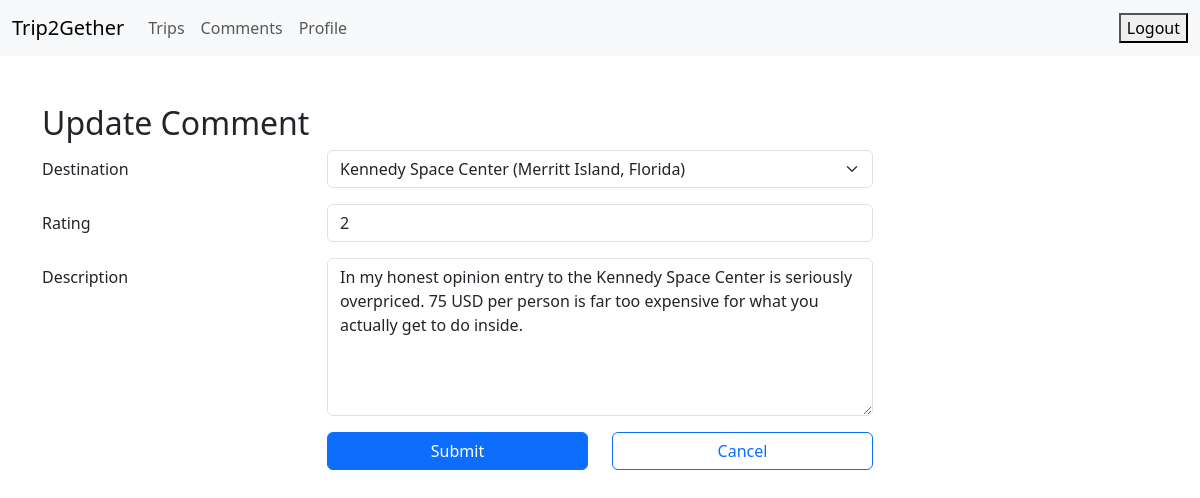
Page /comment/edit.php?comment_id=2 on the committed database.
### tables this page shows
CREATE TABLE `comments` (
  `comment_id` int(11) NOT NULL,
  `rating` int(11) NOT NULL,
  `description` varchar(255) NOT NULL,
  `creation_time` datetime NOT NULL,
  `user_id` int(11) NOT NULL,
  `destination_id` int(11) NOT NULL
);

### comment/edit.php (the view, shortened to what this page needs)
<?php include "../connect.php" ?>
<?php
$destination_id = "";
$rating = "";
$description = "";
if ($_SERVER['REQUEST_METHOD'] == "GET") {
    $comment_id = $_GET["comment_id"];
    $sql = "SELECT * FROM `comments` " .
           "WHERE `comment_id`=$comment_id";
    $result = $conn->query($sql);
    $row = $result->fetch_assoc();
    $destination_id = $row["destination_id"];
    $rating = $row["rating"];
    $description = $row["description"];
}
?>
<!DOCTYPE html>
<html lang="en">
<head>
    <link rel="stylesheet" href="	https://cdn.jsdelivr.net/npm/bootstrap@5.3.0-alpha3/dist/css/bootstrap.min.css">
    <link rel="stylesheet" href="https://cdn.jsdelivr.net/npm/bootstrap-icons@1.10.2/font/bootstrap-icons.css"
>
</head>
<body>
    <div id="nav-placeholder"></div>
    <div class="container my-5">
        <h2>Update Comment</h2>
        <form method="post">
            <div class="row mb-3">
                <label class="col-sm-3 col-form-label">Destination</label>
                <div class="col-sm-6">
                    <select class="form-select" name="dest-select">
                        <div class="col-sm-6">
                            <?php
                            $result2 = $conn->query("SELECT * FROM `destinations`");
                            while($dest_row = $result2->fetch_assoc()) {
                                $isSelected = "";
                                if ($dest_row["destination_id"] == $destination_id) {
                                    $isSelected = " selected";
                                }
                                echo "<option value='$dest_row[destination_id]'" . $isSelected . ">$dest_row[attraction] ($dest_row[city], $dest_row[state])</option>";
                            }
                            ?>
                        </div>
                    </select>
                </div>
            </div>
            <div class="row mb-3">
                <label class="col-sm-3 col-form-label">Rating</label>
                <div class="col-sm-6">
                    <input type="number" class="form-control" name="rating" min="0" max="5"
                        value="<?php echo $rating; ?>">
                </div>
            </div>
            <div class="row mb-3">
                <label class="col-sm-3 col-form-label">Description</label>
                <div class="col-sm-6">
                    <textarea class="form-control" name="description" rows="6"
                        maxlength="255"><?php echo $description; ?></textarea>
                </div>
            </div>
            <div class="row mb-3">
                <div class="offset-sm-3 col-sm-3 d-grid">
                    <button type="submit" class="btn btn-primary">Submit</buttons>
                </div>
                <div class="col-sm-3 d-grid">
                    <a class="btn btn-outline-primary" href="../comment/read.php" role="button">Cancel</a>
                </div>
            </div>
        </form>
    </div>
</body>
</html>

### rows in the picture
comments: rating "2", description "In my honest opinion entry to the Kennedy Space Center is seriously overpriced. 75 USD per person is far too expensive for what you actually get to do inside."

### other values in the picture
form field dest-select "Kennedy Space Center (Merritt Island, Florida)"
